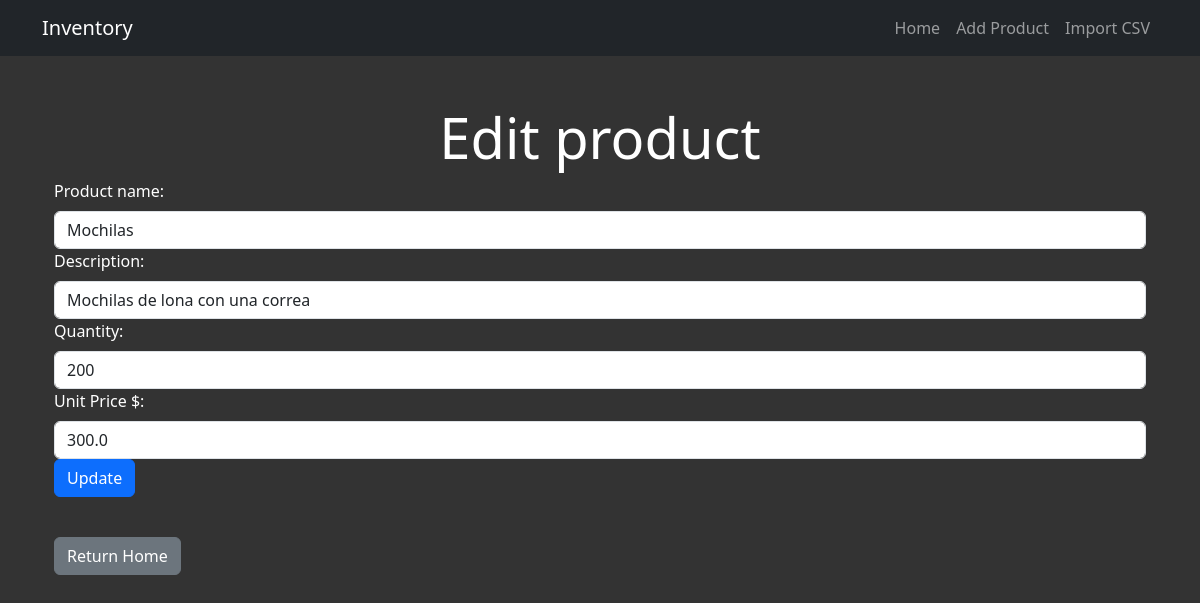
Screenshot of /edit/5 with the database file from the repository.
### main.py (models this page shows)
class Article(db.Model):
    id: Mapped[int] = mapped_column(primary_key=True)
    code: Mapped[str] = mapped_column(String, nullable=False)
    name: Mapped[str] = mapped_column(String(250), unique=True, nullable=False)
    description: Mapped[str] = mapped_column(String(250), nullable=False)
    quantity: Mapped[int] = mapped_column(Integer, nullable=False)
    unit_price: Mapped[float] = mapped_column(Float, nullable=False)

### main.py (the view)
@app.route('/edit/<string:article_code>', methods=["GET", "POST"])
def edit(article_code):
    article = Article.query.filter_by(code=article_code).first_or_404()
    if request.method == "POST":
        article.quantity = float(request.form["quantity"])
        article.unit_price = float(request.form["unit_price"])
        db.session.commit()
        flash("Article updated correctly", "update")
        return redirect(url_for('home'))
    return render_template("edit.html", article=article)

### templates/edit.html (shortened to what this page needs)
{% extends 'base.html' %}
    {% block styles %}
        {{ bootstrap.load_css() }}
        <link rel="stylesheet" href="{{ url_for('static',filename='styles.css')}}">
    {% endblock %}
{% block content %}
<div class="container mt-5">
    <h1 class="display-4 text-center">Edit product</h1>
    <form action="{{ url_for('edit', article_code=article.code) }}" method="post">
        <label for="name" class="form-label">Product name:</label>
        <input type="text" class="form-control" name="name" id="name" value="{{ article.name }}" readonly>
        <label for="description" class="form-label">Description:</label>
        <input type="text" class="form-control" name="description" id="description" value="{{ article.description }}" readonly>
        <label for="quantity" class="form-label">Quantity:</label>
        <input type="text" class="form-control" id="quantity" name="quantity" value="{{ article.quantity }}">
        <label for="unit_price" class="form-label">Unit Price $:</label>
        <input type="text" class="form-control" id="unit_price" name="unit_price" value="{{ article.unit_price }}">
        <button type="submit" class="btn btn-primary">Update</button>
    </form>
    <br>
    <a href="{{ url_for('home') }}" class="btn btn-secondary mt-3">Return Home</a>
</div>
{% endblock %}

### static/styles.css (style rules this page uses)
html, body { height: 100%; overflow-y: auto; }
body { background-color: #333; color: white; overflow-x: auto; }
a { color: #ffc107; }

### rows the page displays
Article: name "Mochilas", description "Mochilas de lona con una correa", quantity "200", unit_price "300.0"
